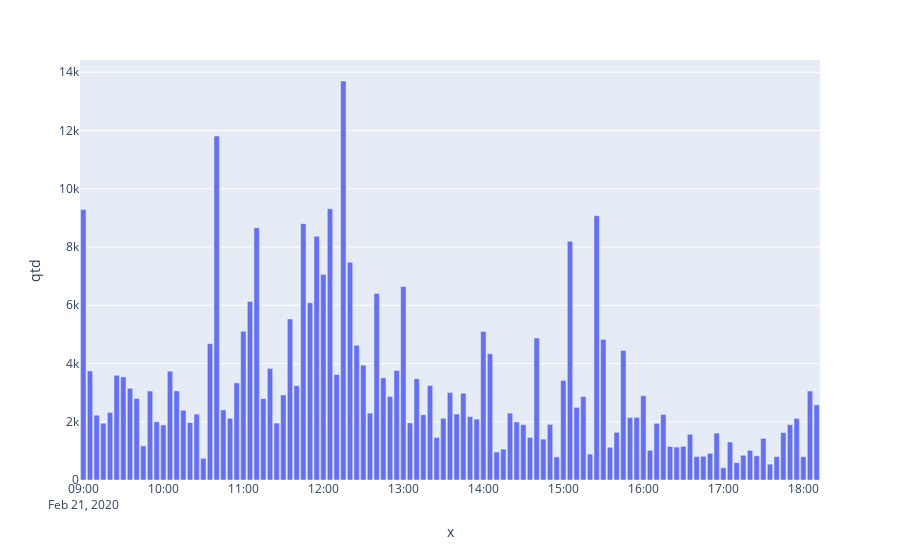

The cell this chart's notebook holds for it:
### Code cell
fig = px.bar(volume,x=volume.index,y='qtd')
fig.show()
